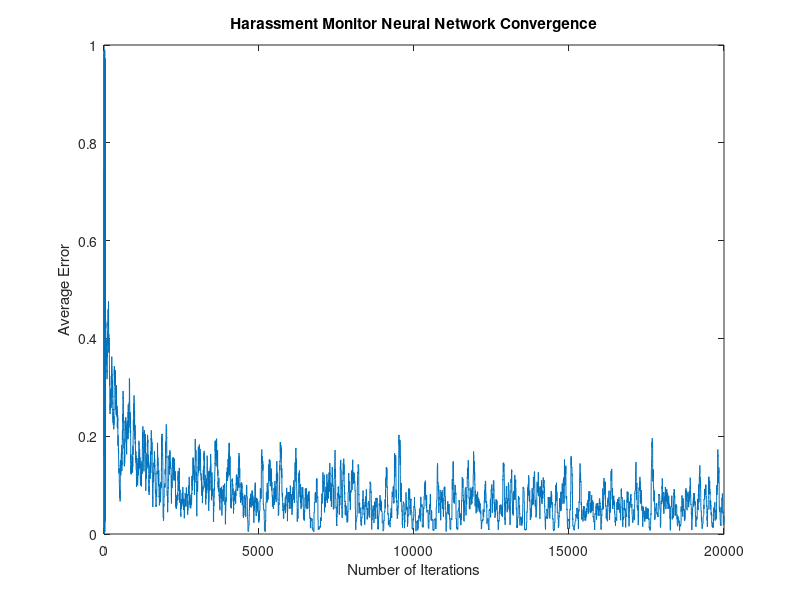

Recreate this plot in MATLAB.
% Richard Levenson, Hunter Dubel, Daniel Sarnelli, Jeremy Leon
% HackTCNJ 2017
% February 26, 2017
%
% Hack Harassment Convergence Plot
%

clear
close all
E = csvread('dump.txt');
numIterations = 20000;
sum = 0;
scale = 50;
E_ = zeros(numIterations, 1);
E_(1:49) = E(1:49);
for i = 50:numIterations
    total = 0;
    for i2 = i - 49:i
        total = total + E(i2);
    end
    average = total / 50;
    E_(i) = average;
end
plot(1:numIterations, E_);
title('Harassment Monitor Neural Network Convergence'); xlabel('Number of Iterations'); ylabel('Average Error');